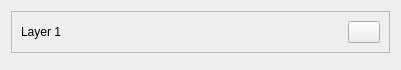
<?xml version="1.0" encoding="UTF-8"?>
<ui version="4.0">
 <class>LayerWidget</class>
 <widget class="QWidget" name="LayerWidget">
  <property name="geometry">
   <rect>
    <x>0</x>
    <y>0</y>
    <width>401</width>
    <height>70</height>
   </rect>
  </property>
  <property name="windowTitle">
   <string>Form</string>
  </property>
  <layout class="QFormLayout" name="formLayout">
   <item row="0" column="0" colspan="2">
    <widget class="QFrame" name="frame">
     <property name="sizePolicy">
      <sizepolicy hsizetype="MinimumExpanding" vsizetype="Maximum">
       <horstretch>0</horstretch>
       <verstretch>0</verstretch>
      </sizepolicy>
     </property>
     <property name="minimumSize">
      <size>
       <width>200</width>
       <height>0</height>
      </size>
     </property>
     <property name="styleSheet">
      <string notr="true">border-color: rgb(62, 145, 175);</string>
     </property>
     <property name="frameShape">
      <enum>QFrame::StyledPanel</enum>
     </property>
     <property name="frameShadow">
      <enum>QFrame::Raised</enum>
     </property>
     <layout class="QGridLayout" name="gridLayout">
      <item row="0" column="0">
       <widget class="QLabel" name="layer_name">
        <property name="styleSheet">
         <string notr="true">border-color: rgba(0, 0, 0, 0);</string>
        </property>
        <property name="text">
         <string>Layer 1</string>
        </property>
       </widget>
      </item>
      <item row="0" column="2">
       <widget class="QPushButton" name="visible_button">
        <property name="maximumSize">
         <size>
          <width>32</width>
          <height>32</height>
         </size>
        </property>
        <property name="text">
         <string/>
        </property>
        <property name="icon">
         <iconset resource="../resources.qrc">
          <normaloff>:/icons/src/icons/eye-off.png</normaloff>
          <normalon>../src/icons/eye.png</normalon>
          <activeon>:/icons/src/icons/eye.png</activeon>:/icons/src/icons/eye-off.png</iconset>
        </property>
        <property name="checkable">
         <bool>true</bool>
        </property>
       </widget>
      </item>
     </layout>
    </widget>
   </item>
  </layout>
 </widget>
 <resources>
  <include location="../resources.qrc"/>
 </resources>
 <connections/>
</ui>
